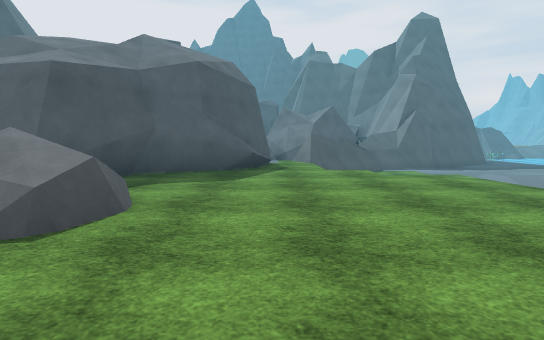
view 1 (above)

24 first-person views from a walk through a scene from a Unity 3-D project. The camera is 1.4 m above the floor, tilts 6° down and sees 85° across. The floor is counted in squares, 2 m on a side. Each view is taken from the middle of a square. On the plan, view 1 faces up. The plan holds only what a view shows up to about 10 squares ahead; the rest is blank. The place goes on beyond the plan. The player character is not drawn. Some surface patterns are stand-ins.

view 2
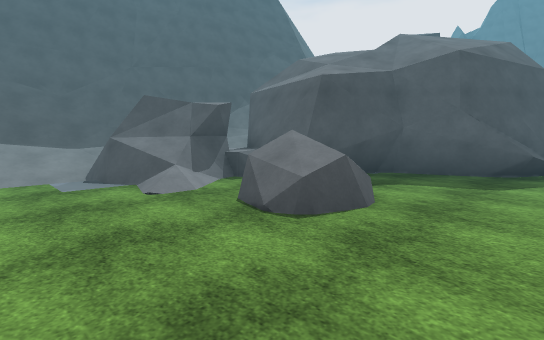

view 3
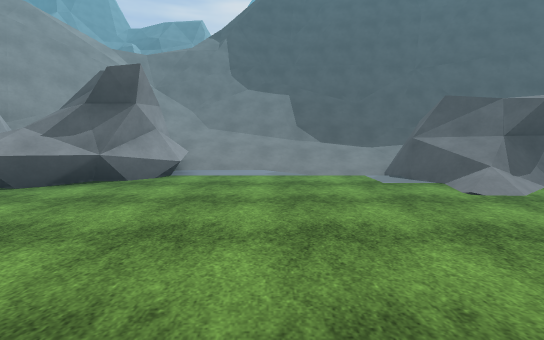

view 4
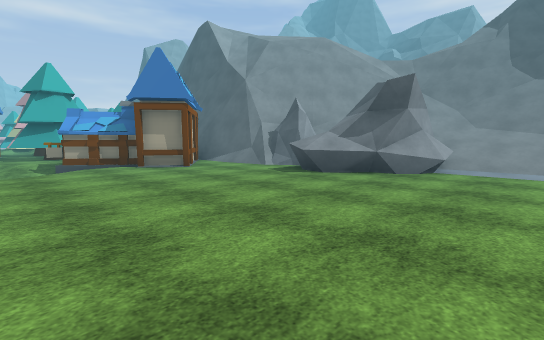

view 5
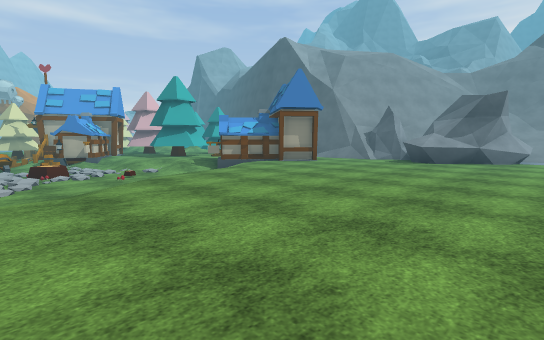

view 6
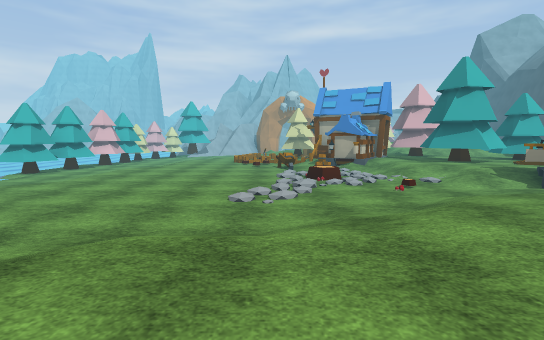

view 7
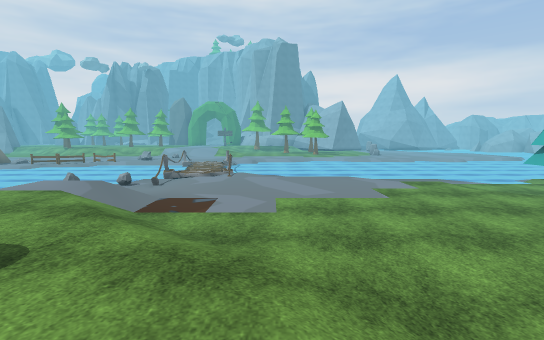

view 8
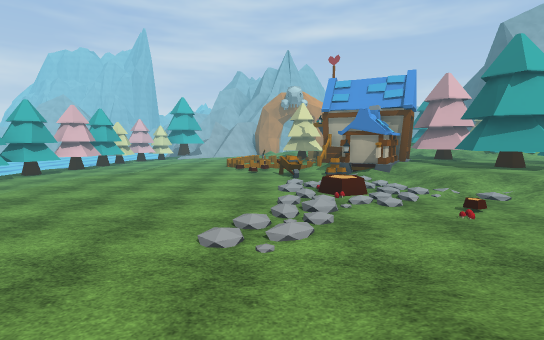

view 9
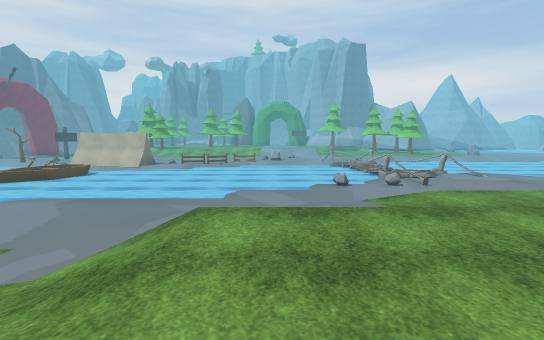

view 10
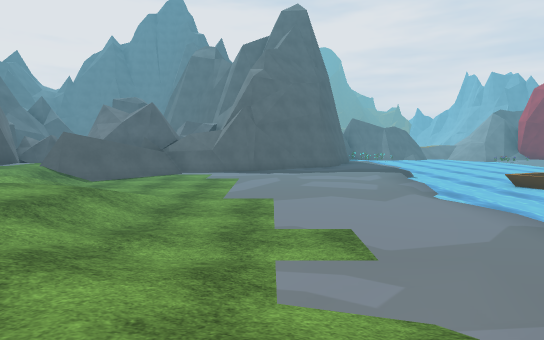

view 11
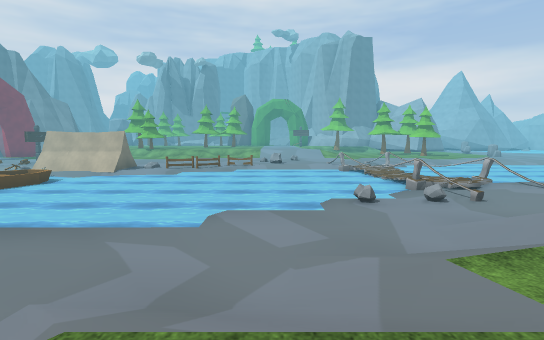

view 12
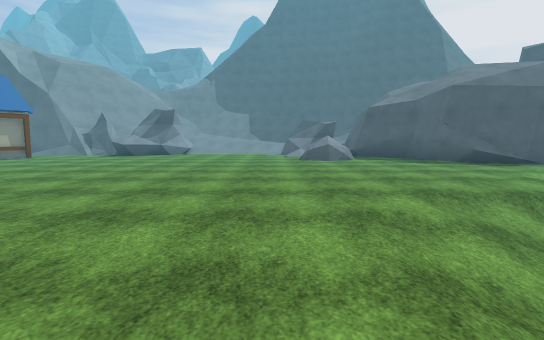

view 13
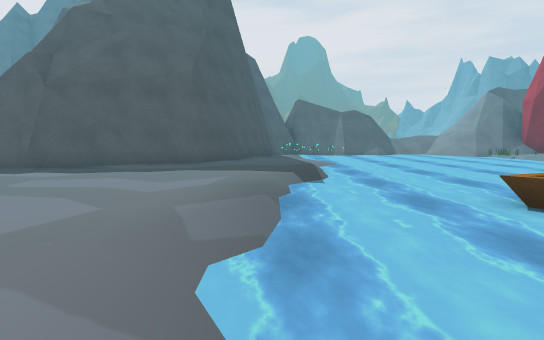

view 14
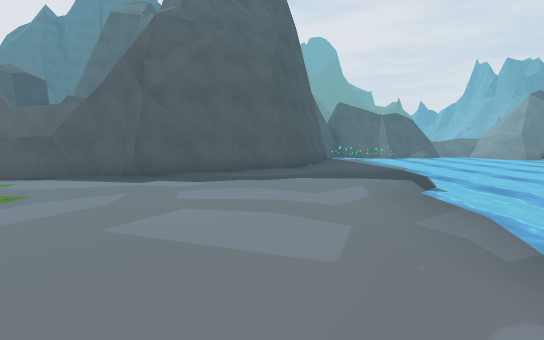

view 15
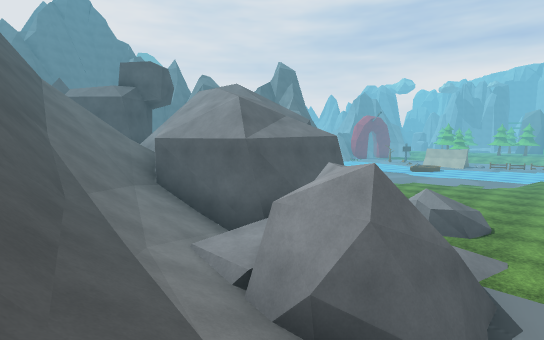

view 16
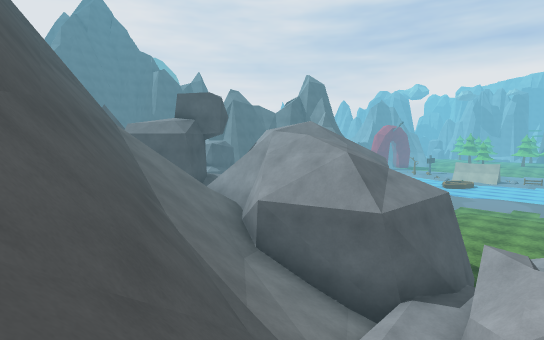

view 17
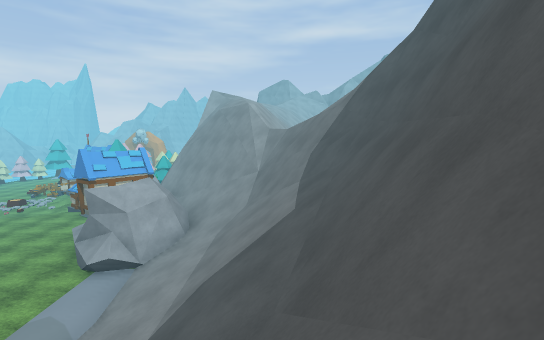

view 18
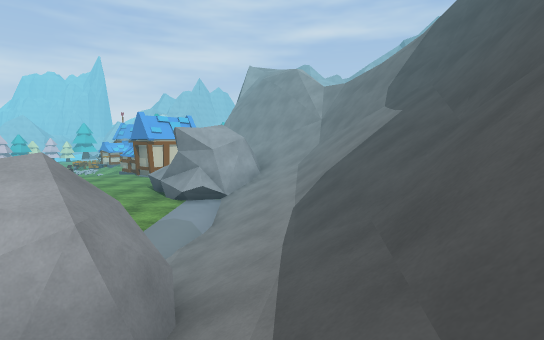

view 19
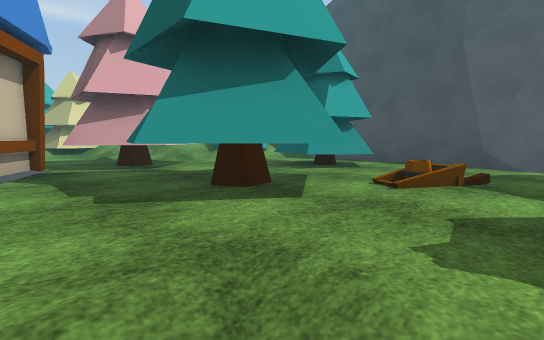

view 20
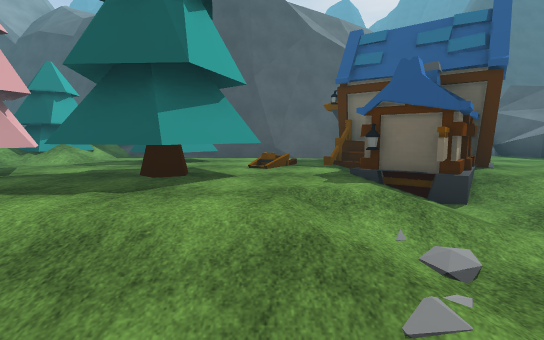

view 21
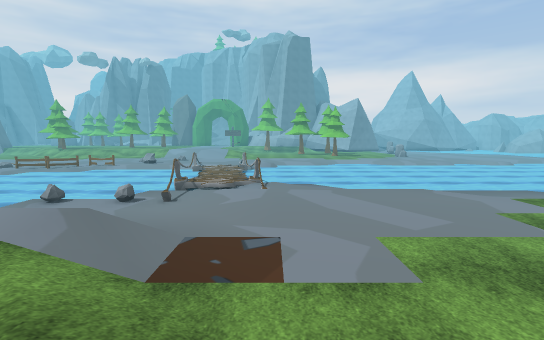

view 22
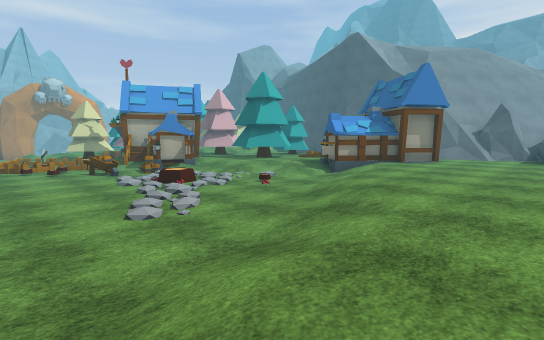

view 23
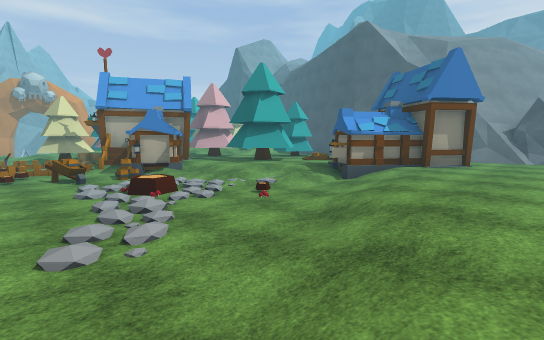

view 24
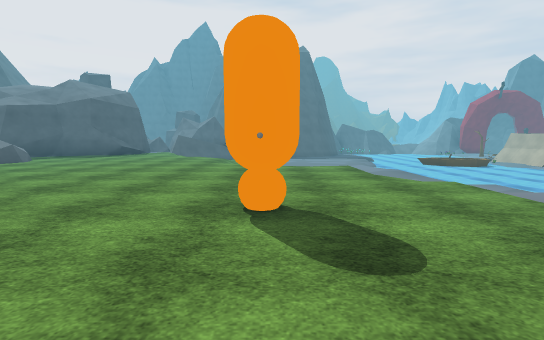

### Floor plan
Key: @ floor where view 1 was taken; # wall or solid block; x gap in a wall; . main floor; - floor 0.5 m lower than the main floor; _ floor 1 m lower than the main floor; < floor 1.25 m lower than the main floor; / step, stairs or slope; = window, fence, low wall or low ledge; ~ water the walk can cross; ≈ water the walk keeps out of; ^ raised ledge; v drop or lower ground; R rock; H house; T tree; B boat; F fence; O other object.
Columns run from 12 left of view 1 to 17 right of it. Each row starts with its distance up from view 1.
 16                       ## ≈≈≈≈≈
 15                       #_/≈≈≈≈≈
 14                      ##_/≈≈≈≈≈
 13                    ###__/≈≈≈≈≈
 12      x##        ####_____≈≈≈≈≈
 11       ##   ##  ##_______≈≈≈≈
 10     #vv#   #####_______/≈≈≈B
  9    ^#/ #   ####________≈≈≈≈B
  8    ^#/##   ##./________≈≈≈≈BB≈
  7    ^#/#   ##..//______/~≈≈≈≈≈≈
  6   ^^//## ##....///_____<≈≈≈≈≈≈
  5   ##///###......//_____≈≈≈≈≈≈≈
  4  ^////RRR#R.....//_____≈≈≈≈≈≈≈
  3  ^///RRR/RR......///___/≈≈≈≈≈≈
  2  ^=//RRR//R.......//////≈≈≈≈≈≈
  1  ^/////.............//__≈≈≈≈≈≈
  0 ^#/////.....@......./////≈≈≈≈≈
 -1 ^=////...............//__R≈≈≈≈
 -2 ^^////...............///_R≈≈≈≈
 -3  ^=///R...........O...//_=#≈≈≈
 -4   ^//RRR............///////≈≈≈
 -5   ^#/RRRR..........//----//#≈≈
 -6   ####RR..........//-----//≈≈≈
 -7     ##R#.......////------//≈≈≈
 -8      ###.#...///---------/ ≈≈≈
 -9        #.#HH//---/------//≈≈≈≈
-10        #HHHH///O//------/_≈≈≈≈
-11        #=H.H.//OO/----- __≈≈≈≈
-12        #=..T..//O/-----__/≈≈≈≈
-13        #TTTTT.///------__/~≈≈≈
-14        #TT T .HOOO----/__TT≈ ≈
-15        # T.T HH OO---- __TT≈
-16        #O TTT#HHOFF--- _TTT

Positions as (right, up) in squares from view 1, and headings:
1: (0, 0), facing up
2: (0, 0), facing up-left
3: (0, -1), facing left
4: (1, -1), facing down-left
5: (5, -2), facing down-left
6: (5, -4), facing down
7: (5, -6), facing right
8: (5, -6), facing down
9: (5, 1), facing right
10: (7, 1), facing up
11: (7, 1), facing right
12: (8, 1), facing left
13: (11, 6), facing up
14: (9, 6), facing up
15: (-9, 1), facing up-right
16: (-10, 3), facing up-right
17: (-10, 4), facing down
18: (-8, 5), facing down
19: (1, -11), facing down-left
20: (3, -12), facing left
21: (7, -5), facing right
22: (7, -5), facing down-left
23: (6, -6), facing down-left
24: (6, -6), facing up
